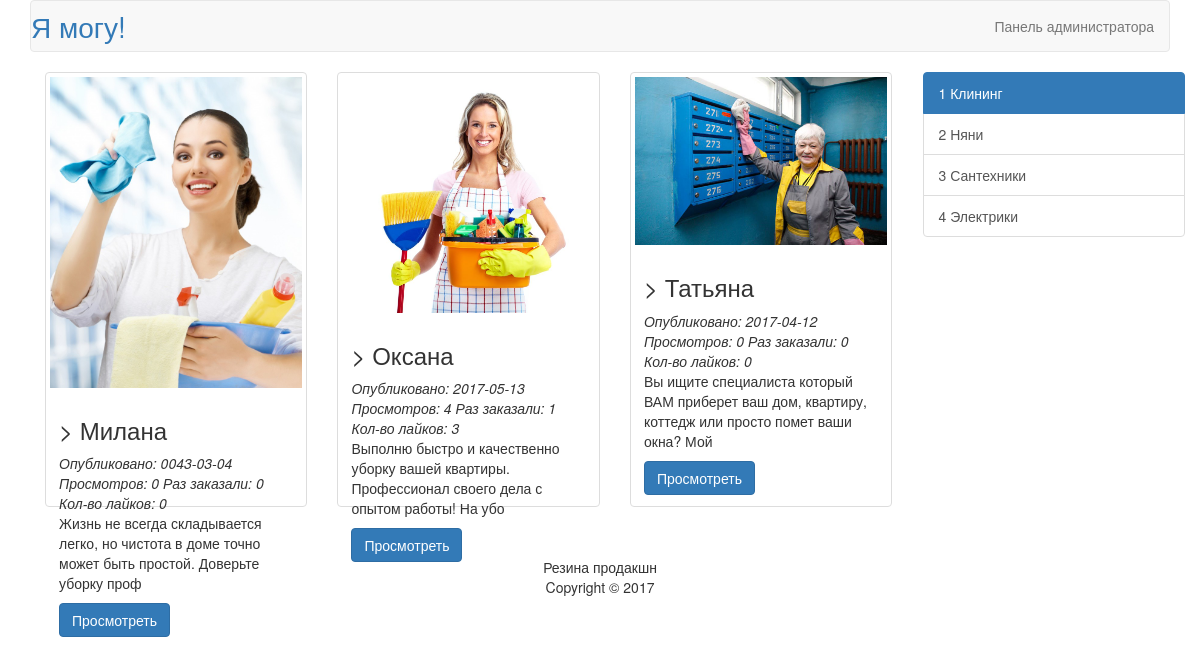
The page /articles.php?category=1 on the database its author committed.
### tables this page shows
CREATE TABLE `articles` (
  `id` int(11) NOT NULL,
  `title` varchar(255) NOT NULL,
  `content` text NOT NULL,
  `date` date NOT NULL,
  `category` int(11) NOT NULL,
  `likes` int(11) NOT NULL,
  `image` varchar(150) NOT NULL,
  `prosmotry` int(11) NOT NULL,
  `buy` int(11) NOT NULL
);

### articles.php (called while the page is built)
<?php
    require_once("database.php");
    require_once("models/articles.php");
    $link = db_connect();
    $articles = articles_all_by_category($link, $_GET['category']);
    include("views/articles.php");
?>

### models/articles.php (called while the page is built, shortened)
<?php
    function articles_all_by_category($link,$where){
        $query = sprintf("SELECT * FROM articles WHERE category='%d' ORDER BY id DESC",$where);
        $result = mysqli_query($link, $query);
        $n = mysqli_num_rows($result);
        $articles = array();
        for ($i = 0; $i < $n; $i++)
        {
            $row = mysqli_fetch_assoc($result);
            $articles[] = $row;
        }
        return $articles;
    }
    function articles_intro($text, $len = 100)
    {
        return mb_substr($text, 0, $len);
    }
?>

### views/articles.php (the view, shortened to what this page needs)
<?php
    include_once('header.php');
?>
<div class="container">
    <div class="row row-offcanvas row-offcanvas-right">
        <div class="col-xs-12 col-sm-9">
            <div class="row">
                <?php foreach($articles as $article): ?>
                <div class="col-xs-6 col-lg-4">
                    <div class="thumbnail">
                        <img src="<?=$article['image']?>" alt="...">
                        <div class="caption">
                            <h3>>
                                <?=$article['title']?>
                            </h3>
                            <em>Опубликовано: <?=$article['date']?></em>
                            <em>Просмотров: <?=$article['prosmotry']?></em>
                            <em>Раз заказали: <?=$article['buy']?></em>
                            <em>Кол-во лайков: <?=$article['likes']?></em>
                               <p>
                                <?=articles_intro($article['content'])?>
                            </p>
                            <p><a href="article.php?id=<?=$article['id']?>" class="btn btn-primary" role="button">Просмотреть</a></p>
                        </div>
                    </div>
                </div>
                <?php endforeach ?>
            </div>
        </div>
        <?php include_once('side_bar.php'); ?>
    </div>
</div>
<?php
    include_once('footer.php');
?>

### style.css (style rules this page uses)
body { background: antiquewhite; }
html, body { overflow-x: hidden; }
.thumbnail { height: 435px; }
.thumbnail img { height: 170px; width: auto; }

### rows shown on the page
articles: image (picture), title "Милана", date "0043-03-04", prosmotry "0", buy "0", likes "0", content "Жизнь не всегда складывается легко, но чистота в доме точно может быть простой. Доверьте уборку проф"
articles: image (picture), title "Оксана", date "2017-05-13", prosmotry "4", buy "1", likes "3", content "Выполню быстро и качественно уборку вашей квартиры. Профессионал своего дела с опытом работы! На убо"
articles: image (picture), title "Татьяна", date "2017-04-12", prosmotry "0", buy "0", likes "0", content "Вы ищите специалиста который ВАМ приберет ваш дом, квартиру, коттедж или просто помет ваши окна? Мой"

### other values the page prints
$pageRightLinkContent "Панель администратора"
